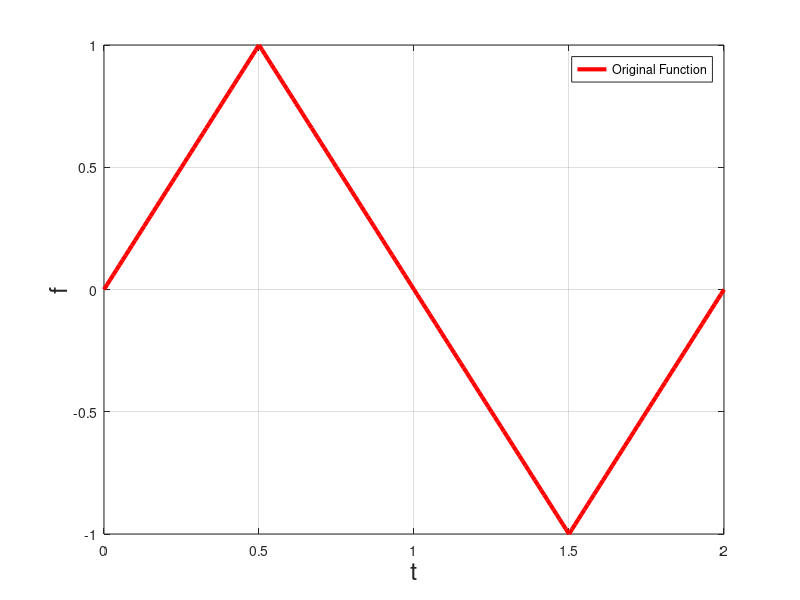
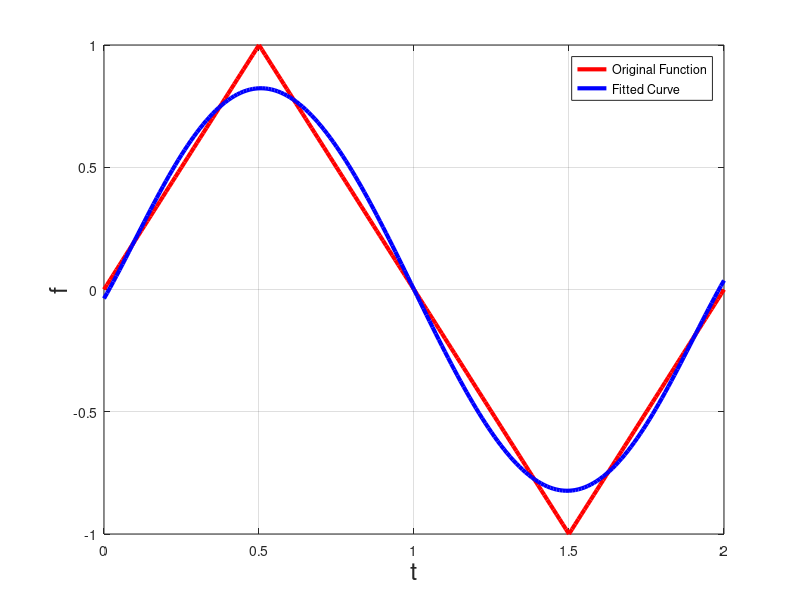
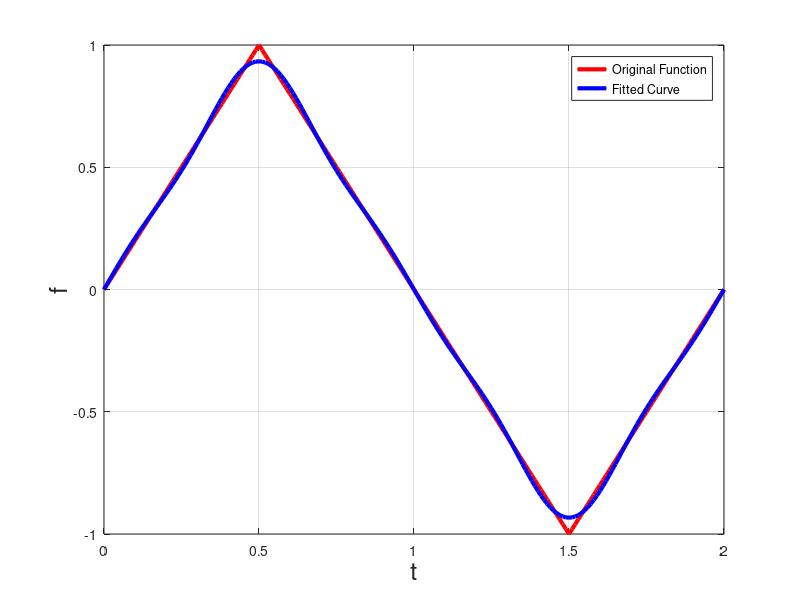

Source code (MATLAB) for these figures, in order:
%% Loading Data
y = load("./data/HW05_Prob4_Data.mat","f");
Y = cell2mat(struct2cell(y));
t = load("./data/HW05_Prob4_Data.mat","t");
t = cell2mat(struct2cell(t));

%% PLotting Data
f0 = figure;
plot(t,Y,'r','linewidth',3)
hold on
legend('Original Function')
grid on
xlabel('t', 'FontSize',18)
ylabel('f', 'FontSize',18)
hold off
saveas(f0,"./results/prob_4_a.png");

%% prob 4_b
A = [ones(length(t),1), t, t.^2, t.^3, t.^4, t.^5];
alpha_hat_a = inv(A'*A)*A'*Y;

Y_hat_a = A*alpha_hat_a;

f1 = figure;
plot(t,Y,'r','linewidth',3)
hold on
plot(t,Y_hat_a,'b','linewidth',3)
legend('Original Function','Fitted Curve')
grid on
xlabel('t', 'FontSize',18)
ylabel('f', 'FontSize',18)
hold off
saveas(f1,"./results/prob_4_b.png");

%% prob 4_c
A = [sin(pi*t), sin(2*pi*t), sin(3*pi*t), sin(4*pi*t), sin(5*pi*t)];
alpha_hat_c = inv(A'*A)*A'*Y;

Y_hat_c = A*alpha_hat_c;

f2 = figure;
plot(t,Y,'r','linewidth',3)
hold on
plot(t,Y_hat_c,'b','linewidth',3)
legend('Original Function','Fitted Curve')
grid on
xlabel('t', 'FontSize',18)
ylabel('f', 'FontSize',18)
hold off
saveas(f2,"./results/prob_4_c.png");

